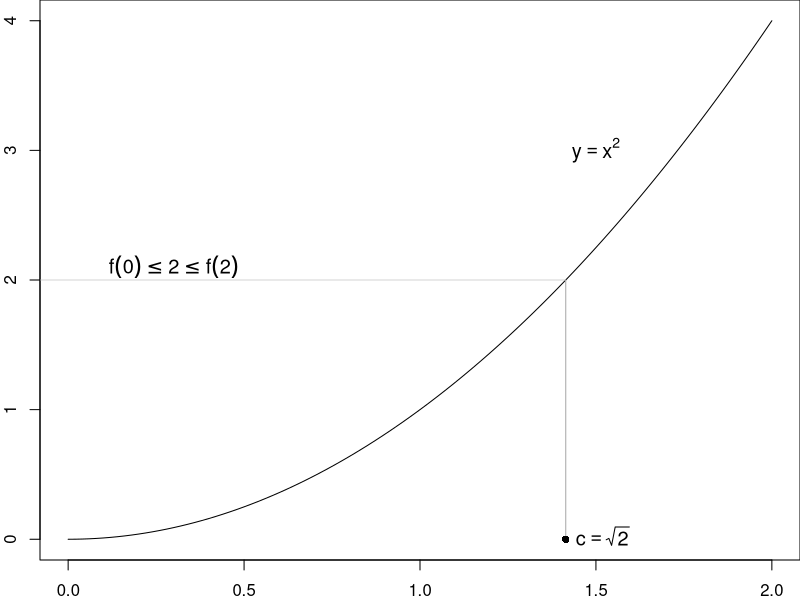

Source code (R):
png("../images/squareroot2.png", width=400, height=400)
par(oma=c(0,0,0,0), mar=c(2,2,0,0))
curve(x*x, 0, 2, ylab="y", xlim=c(0,2), ylim=c(0, 4), cex=1.2)
text(0.3, 2.1, expression(paste(f(0)<=2)<=f(2)), cex=1.2)
text(1.5, 3, expression(y==x^2), cex=1.2)
segments(-0.5, 2, sqrt(2), 2, col="gray", lwd=0.7)
segments(sqrt(2), 2, sqrt(2), 0, col="darkgray", lwd=1)
points(sqrt(2), 0, pch=16)
text(sqrt(2), 0, expression(c==sqrt(2)), pos=4, cex=1.2)
dev.off()
